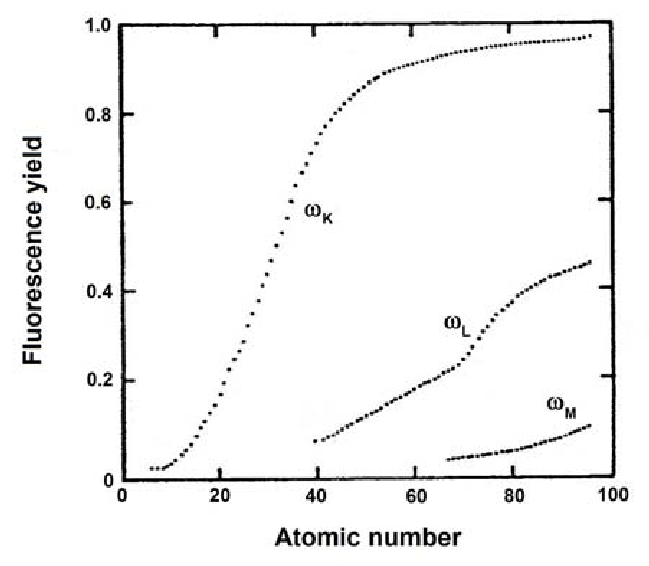
#> input picture Day3/images/fluorescenceYield3.png, 649 x 566 px
$ jupyter execute --allow-errors 1_Introduction_EDS.ipynb   (shell and % lines are left out)
#> lines starting #> are read from the running program, lines starting #| are printed output that depends on the picture
<font size = "5"> **Day 3: [Remote and Conventional Acquisition of Spectroscopic Data and ML-enabled analysisn](../MLSTEM2025.ipynb)** </font>

<hr style="height:1px;border-top:4px solid #FF8200" />

[Download](https://raw.githubusercontent.com/gduscher/MLSTEM2025//main/Day3/1_Introduction_EDS.ipynb)

[](
    https://colab.research.google.com/github/gduscher/MLSTEM2025/blob/main/Day3/1_Introduction_EDS.ipynb)

# Introduction to Energy-Dipserive X-Ray Spectroscopy
Lecturer: Gerd Duscher

part of the workshop of

<font size = "5"> **[Machine Learning in Scanning Transmission Electron Microscopy](../MLSTEM2025.ipynb)**</font>

**Day3: Energy Dispersive X-Ray Spectroscopy, Principal Component Analysis, and Non-
Negative Matrix Factorization**
<table style="margin-right:auto;margin-left:0px">
  <tr>
    <td>Gerd Duscher </td>
    <td>Sergei Kalinin</td>
  </tr>
  <tr>
    <td colspan="2"><center>Microscopy Facilities</td>
  </tr>

  <tr>
    <td colspan="2"><center>Materials Science & Engineering</td>
    <td></td>
  </tr>
  <tr>
    <td colspan="2"><center>Institute of Advanced Materials & Manufacturing</td>
  </tr>
  <tr>
    <td colspan="2"><center> The University of Tennessee, Knoxville</center> </td>
  </tr>
</table>

**May 2025**

## Overview
We explore all the different contributions to an EDS spectrum

This is a prerequisite for identifying and analyzing EDS spectra.

## Load packages
### Check for Newest Versions

## Load relevant python packages
### Check Installed Packages

[cell 1]
import sys
import importlib.metadata
def test_package(package_name):
    """Test if package exists and returns version or -1"""
    try:
        version = importlib.metadata.version(package_name)
    except importlib.metadata.PackageNotFoundError:
        version = '-1'
    return version

if test_package('pyTEMlib') < '0.2025.4.2':
    print('installing pyTEMlib')
    !{sys.executable} -m pip install  --upgrade pyTEMlib -q

print('done')

### Load the plotting and figure packages
Import the python packages that we will use:

Beside the basic numerical (numpy) and plotting (pylab of matplotlib) libraries,
* three dimensional plotting
and some libraries from the book
* kinematic scattering library.

[cell 2]
import matplotlib.pyplot as plt
import numpy as np
import sys
import os
if 'google.colab' in sys.modules:
    from google.colab import output
    from google.colab import drive
    output.enable_custom_widget_manager()

from pyTEMlib.xrpa_x_sections import x_sections
__notebook__ = '1-Introduction_X_Rays'
__notebook_version__ = '2023_01_22'

## Inelastic Scattering:

When a high energy electron collides with matter there are several process going on:

## Inelastic Scattering

After some time (femto seconds to minutes) this atoms falls back to the ground state and after a little while longer (femto seconds), the atom emits this energy either in form of photons (in the light and  X-ray spectrum)  or Auger electron.

### Inelastic Excitation
Energy is transfered to an atom in ground state and after a while (femto seconds) this atoms will change its electron levels and shell occupations and becomes an excited atom.

After some time (femto seconds to minutes) this atoms falls back to the ground state and after a little while longer (femto seconds), the atom emits this energy either in form of photons (in the light and  X-ray spectrum)  or Auger electron.

In an TEM and SEM there are quite a few inelastic signals available:
- Secondary electrons
- X-Rays
- Auger electrons
- Light (photons in visible range)

## X-Rays
Here we consider only X-Rays and Auger Electrons as those originate from competing processes:

The excited atom has two possibilities to return to the ground state:

We consider the energy before and after the relaxation process.
### X-Ray branch
The emitted photon has the energy of the energy gained in the relaxtion process. In the carbon atom case above, an electron from the 2p states relaxes to the *1s* state: from the L$_3$ to the K shell.

The energy difference of a  photon is the $E_K$ - $E_L$, which is well in the X-ray range.

*Please note that the transition from 2s to 1s is dipole forbidden and cannot occur.*

### Auger  branch
The emitted electron leaves behind an atom with a closed K shell ($-E_K$) and looses two 2p electrons ($+2 E_L$. This energy will be transfered to the Auger electron as kinetic energy $ E_{kin} = E_K-2E_L$

[cell 3]
##
E_K = 284 # in eV
E_L = 7   # in eV

print(f'X-ray photon has the energy {E_K-E_L} eV')
print(f'Auger electron has the kinetic energy {E_K-2* E_L} eV')

## Fluorescent Yield

The Auger and X-ray branches are not equally probable. In the carbon atom characteristic X-ray emission occurs at about 26% of the K-shell ionization.

The fraction that of the ionization that *yields* photons is called **fluorescent yield** $\omega$.

The fluorescent yield is strongly dependent on the atomic number [E.A. Preoteasa et al. 2012 – ISBN 978-1-61470-208-5]:

The fluorescent yield follows approximatively an equation  of the form:

$$ \omega = \frac{Z^4}{\alpha+Z^4} $$
with
- $Z$: atomic number
- $\alpha$: constant about 10$^6$ for K lines

[cell 4]
Z =  np.linspace(1,100,100)

alpha_K = 1e6
alpha_L = 6.5e7
alpha_M = 8*1e8#2.2e10
omega_K = Z**4/(alpha_K+Z**4)
omega_L = Z**4/(alpha_L+Z**4)
omega_M = Z**4/(alpha_M+Z**4)

plt.figure()
plt.plot(Z,omega_K, label='K')
plt.plot(Z,omega_L, label='L')
plt.plot(Z,omega_M, label='M')
plt.legend()
plt.xlabel('atomic number Z')
plt.ylabel('fluorescent yield $\omega$ [photons/ionization]')
plt.axhline(y=0., color='gray', linewidth=0.5);

## uncomment lines below for log scale
# plt.gca().set_yscale('log')
# plt.ylim(1e-4, 0.9)
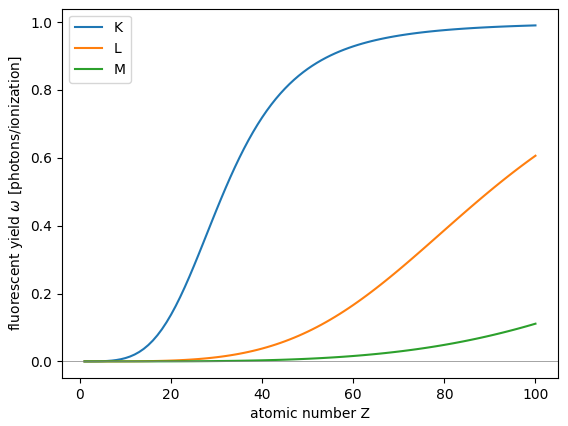
#> figure drawn by matplotlib, 1 panel; curve peaks at x = 100, y = 0.99; curve peaks at x = 100, y = 0.606; curve peaks at x = 100, y = 0.111

### Comparison

The data and formula agree quite well given the simplicty of the model.

[cell 5]
fname = './images/fluorescenceYield3.png'
im = plt.imread(fname)
#> im is the input picture: shape (566, 649, 4) float32; mean R, G, B, A 0.958, 0.958, 0.958, 1
Z =  np.linspace(1,100,100)

alpha_K = .9e6
alpha_L = 6.e7
alpha_M = 6*1e8#2.2e10
omega_K = Z**4/(alpha_K+Z**4)
omega_L = Z**4/(alpha_L+Z**4)
omega_M = Z**4/(alpha_M+Z**4)


plt.figure()

plt.imshow(im, cmap = 'gray', extent = (-25, 107,-.195,1.056))
plt.plot(Z,omega_K, label='K')
plt.plot(Z,omega_L, label='L')
plt.plot(Z,omega_M, label='M')
plt.legend()

plt.gca().set_aspect('auto')
#plt.axhline(y=0., color='gray', linewidth=0.5);
#plt.axhline(y=1., color='gray', linewidth=0.5);
#plt.axvline(x=0., color='gray', linewidth=0.5);
#plt.axvline(x=100., color='gray', linewidth=0.5);
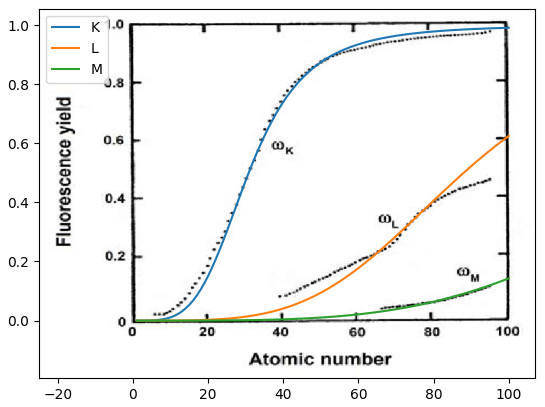
#> figure drawn by matplotlib, 1 panel

## Energy Dispersive Spectrum

An energy dispersive X-ray spectrum (EDS)contains two different parts:
- [Characteristic X-ray peaks](./CH4_14-Characteristic_X_Rays.ipynb)
- [Bremsstrahlung](./CH4_13-Bremsstrahlung.ipynb)


The Bremsstrahlung causes the background the characteristic X-ray peaks are sitting on.

## Bremsstrahlung
The Bremsstrahlung causes the background the characteristic X-ray peaks are sitting on.

Because of the repulsion a fast electron by the negative electron cloud in a solid. such an electron will be de-accelerated or deflected. Any acceleration (negative or positive) is related with a photon (possibly only as an exchagne particle which is the basis of Quantum Eletrodynamics).

The energy loss in the braking of an electron will cause the emission of Bremsstrahlung (braking radiation). The energy of the photon of this electromagnetic radiation is directly the photon energy.

Thus the Bremsstrahlung spans the energies from the incident electron's energy down to a practical limit of about 100eV. The Bremsstrahlung is therefore sometimes refered to as X-ray continuum.

The Bremsstrahlung is anoistropic, peaked in the forwad direction of the incident electron.

[cell 6]
Z = 26
E_0 = 10 # keV

K = -4000
I = 1

E = energy_scale = np.linspace(.1,30,2048) #in keV
N_E = I*K*Z*(E-E_0)/E

Z2 = 58
E_02 = 100 # keV
N_E2 = I*K*Z2*(E-E_02)/E

plt.figure()
plt.plot(energy_scale, N_E, label= f'Fe: {E_0} keV');
plt.plot(energy_scale, N_E2, label= f'Ce: {E_02} keV');
plt.axhline(y=0., color='gray', linestyle='-', linewidth = 0.5)
plt.ylim( -1e5, 1e7)
plt.legend();
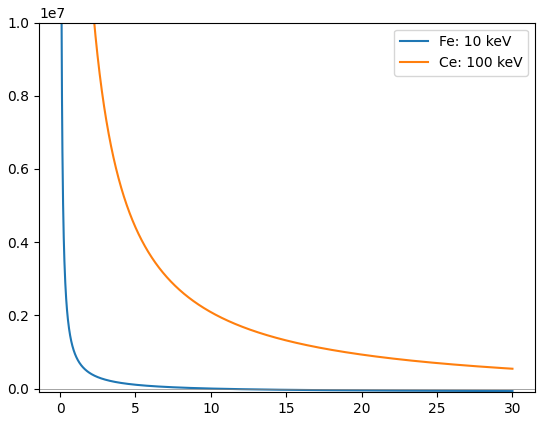
#> figure drawn by matplotlib, 1 panel; curve peaks at x = 0.1, y = 10296000; curve peaks at x = 0.1, y = 231768000

### Bremsstrahlung and EDS Background

At low energies,  this background above does not look anything like the background we obtain in the EDS spectrum.

This is due to the  response of the EDS detector system

.

## Detector Efficiency
### Photoabsorption
If we only look at the crystal we see that we have a contact and the Silicon crystal. However there is also a thin deadlayer on the top of the crystal that will absorb X-rays without detecting it.
We will talk more about detectors in the **EDS resolution section**

Detection and wekening of the signal through absorption are both governed by photoabsorption cross section.

The mass absorption coefficiencts  $ \mu/ \rho$ (a function of energy) are taken from the [Mass Absorption Coefficients from NIST](https://physics.nist.gov/PhysRefData/FFast/html/form.html)

Select the element and as *Type of Data* select **Mass Photoabsorption Coefficient (cm^2/g)**

I collected all the data in a pickled dictionary which we open below and then test the content.

[cell 7]
shell_occupancy={'K1':2, 'L1':2, 'L2':2, 'L3':4, 'M1':2, 'M2':2, 'M3':4,'M4':4,'M5':6,
                        'N1':2, 'N2':2,' N3':4,'N4':4,'N5':6, 'N6':6,'N7':8,
                        'O1':2, 'O2':2,' O3':4,'O4':4,'O5':6, 'O6':6,'O7':8, 'O8':8, 'O9': 10 }

Z = 14
print(f"Edges of {x_sections[str(Z)]['name']}:")
for key in x_sections[str(Z)]:
    if key in shell_occupancy.keys():
      print(f"{key:3s}:  {x_sections[str(Z)][key]['onset']/1e3:.3f} keV")
plt.figure()
plt.plot( x_sections[str(Z)]['ene']/1000., x_sections[str(Z)]['dat']/x_sections[str(Z)]['photoabs_to_sigma']/1e10*0.1)
#> (this line was passed over: pyTEMlib is not available in this run)
plt.xlim(0,3)

plt.ylim(0,1.2e4)

plt.xlabel('energy [keV]')
plt.ylabel('$\mu$ [m$^2$/kg]')
plt.title('Silicon Photoabsorption Cross-Section')
plt.tight_layout();

### Absorption
Absorption probability $P(E)$ is related t the mass aborption coefficient  with:

$$ P(E) = I/I_0 =\exp\left[ -(\mu/\rho) * \rho * t\right] = \exp\left[ -\mu* t\right]$$

with
- $I_0$: initial intensity of X-rays
- $I$:  intensity of X-rays after going through thickness $t$
- $\rho$: density of material

### Detector

The detector response $P_D$ is given by Small et al. as:
Here, we assume the contact to be Al and the dead layer is of course Si like the detector crystal:

$$ \Large
\begin{align}
P_D = &(\exp(\mu_{Al}(E) *t_{Al} *\rho_{Al})) * (\exp(\mu_{Si}(E) *t_{dead layer} *\varrho_{Si} )) \\
&\times (1- \exp(\mu_{Si}(E) *t_{detector} *\varrho_{Si} ))
\end{align} $$

[cell 8]
from scipy.interpolate import interp1d
import scipy.constants as const


## layer thicknesses of commen materials in EDS detectors in m
nickelLayer = 0.* 1e-9 # in m
alLayer = 30 *1e-9    # in m
goldLayer = 0.* 1e-9   # in m
deadLayer = 100 *1e-9  # in m
detector_thickness = 45 * 1e-3  # in m

area = 30 * 1e-6 #in m2
oo4pi = 1.0 # / (4.0 * np.pi)* np.radians(10)*2

#We make a linear energy scale
energy_scale = np.linspace(.1,60,1199)*1000


## interpolate mass absorption coefficient to our energy scale
#> (the rest of this cell did not finish here and is left out)

### Effective Background

[cell 9]
Z = 26
E_0 = 30 # keV

Z2 = 26
E_02 = 10


K = -4000
I = 1
E = energy_scale/1000 #= np.linspace(.1,30,2048) #in keV

N_E = I*K*Z*(E-E_0)/E
N_E2 = I*K*Z2*(E-E_02)/E

plt.figure()
plt.plot(energy_scale/1000, N_E, '--', color = 'blue');
#> (the rest of this cell did not finish here and is left out)

### Now we put all of that together

and make a function:

The input is in the form of a dictionary.

We note that we have several layers that reduce the efficiency and that the thickness of the detector crystal itself has to be chosen appropriatly by the manufacturer.

[cell 10]
energy_scale = np.linspace(.1,60,1199)*1000

tags = {}

tags['acceleration_voltage_V'] = 30000

tags['detector'] ={}
tags['detector']['layers'] ={}

## layer thicknesses of commen materials in EDS detectors in m
tags['detector']['layers']['alLayer'] = {}
tags['detector']['layers']['alLayer']['thickness'] = 30 *1e-9    # in m
tags['detector']['layers']['alLayer']['Z'] = 13

tags['detector']['layers']['deadLayer'] = {}
tags['detector']['layers']['deadLayer']['thickness'] =  100 *1e-9  # in m
tags['detector']['layers']['deadLayer']['Z'] = 14

tags['detector']['layers']['window'] = {}
tags['detector']['layers']['window']['thickness'] =  0.0 *1e-9  # in m
tags['detector']['layers']['window']['Z'] = 6

tags['detector']['detector'] = {}
tags['detector']['detector']['thickness'] = 45 * 1e-3  # in m
tags['detector']['detector']['Z'] = 14
tags['detector']['detector']['area'] = 30 * 1e-6 #in m2
## interpolate mass absorption coefficient to our energy scale


def detector_response(detector_definition,energy_scale):
    response = np.ones(len(energy_scale))
    for key in detector_definition['layers']:
        Z = detector_definition['layers'][key]['Z']
        t = detector_definition['layers'][key]['thickness']
        photoabsorption = x_sections[str(Z)]['dat']/1e10/x_sections[str(Z)]['photoabs_to_sigma']
        lin = interp1d(x_sections[str(Z)]['ene'], photoabsorption,kind='linear')
        mu = lin(energy_scale) * x_sections[str(Z)]['nominal_density']*100. #1/cm -> 1/m

        absorption = np.exp(-mu * t)
        response = response*absorption
    Z = detector_definition['detector']['Z']
    t = detector_definition['detector']['thickness']
    photoabsorption = x_sections[str(Z)]['dat']/1e10/x_sections[str(Z)]['photoabs_to_sigma']
    lin = interp1d(x_sections[str(Z)]['ene'], photoabsorption,kind='linear')
    mu = lin(energy_scale) * x_sections[str(Z)]['nominal_density']*100. #1/cm -> 1/m
    response = response*(1.0 - np.exp(-mu * t))# * oo4pi;
    return(response)


p = [10, 26, 10]

def EDS_Background(p,tags,energy_scale):
    E_0= tags['acceleration_voltage_V']

    detector_efficiency = detector_response(tags['detector'],energy_scale)
    E = energy_scale
    N = detector_efficiency * (p[0] + p[1]*(E_0-E)/E + p[2]*(E_0-E)**2/E)
    return N

#> (the rest of this cell did not finish here and is left out)

## Characteristic X-Ray Peaks
### X-Ray Families
The case is not always as simple as in the case of the carbon atom in the [Introduction](CH4_12-Introduction_X_Rays.ipynb#X-Rays)

As the atomic number $Z$ increases the number of electrons in the respective energy states increases. With increasing complexity of the shell structure more options for relaxtions are available with different probabilities.

For example a Na atom which has an M-shell The 1s state can be filled by an L- or an M-shell, producing two different characteristic X-rays:

- K-L$_{2,3} ($K\alpha$): $E_X = $E_K- E_L$ = 104 eV
- K-M$_{2,3} ($K\beta$): $E_X = $E_K- E_M$ = 1071 eV

For heavier atoms than sodium more options exist:

### X-ray Nomenclature

Two systems are in use for naming characteristic X-ray lines.

The oldest one is the Siegbahn system in wich first the shell where the  ionization occured is listed and then a greek letter that suggests the order of their families by their **relative intensity** ($\alpha>\beta>\gamma>\eta>\zeta$).

For closely related memebers of a family additionally numebrs are attched such as $L \beta_1$.

While most commercial software still uses the Siegbahn system the [International Union of Pure and Applied Chemistry (IUPAC)](https://old.iupac.org/publications/pac/1991/pdf/6305x0735.pdf) has officially changed the system to a protocol that first dentoes the subshell were the ionization occured and followed with the term that indicates from which subshell the relaxation originates.

So $K\alpha_1$ is replaced by $K-L_3$.

|Siegbahn|  -----IUPAC-----   |Siegbahn| -----IUPAC-----  |Siegbahn|  -----IUPAC-----  |
|--------| -------------- |--------| ------------ |--------| ------------- |
| $K\alpha_1$| $K-L_3$    |$L\alpha_1$| $L_3-M_5$   |$M\alpha_1$| $M_5-N_7$|
| $K\alpha_2$| $K-L_2$    |$L\alpha_2$| $L_3-M_4$   |$M\alpha_2$| $M_5-N_6$|
| $K\beta_1$| $K-M_3$     |$L\beta_1$ | $L_2-M_4$   |$M\beta$    | $M_4-N_6$|
| $K\beta_2$| $K-N_{2,3}$ |$L\beta_2$ | $L_3-N_5$   |$M\gamma$   | $M_3-N_5$|
|           |             |$L\beta_3$ | $L_1-M_3$   |$M\zeta$     | $M_{4,5}-N_{2,3}$|
|           |             |$L\beta_4$ | $L_1-M_2$   |            | $M_3-N_1$|
|           |             |$L\gamma_1$| $L_2-N_4$   |            | $M_2-N_1$|
|           |             |$L\gamma_2$| $L_1-N_2$   |            | $M_3-N_{4,5}$|
|           |             |$L\gamma_3$| $L_1-N_3$   |            | $M_3-O_1$|
|           |             |$L\gamma_4$| $L_1-O_4$   |            | $M_3-O_{4,5}$|
|           |             |$L\zeta$   | $L_2-M_1$   |            | $M_2-N_4$|
|           |             |$L\iota$    | $L_3-M_1$   |            ||

### X-ray Weight of Lines

Within the excitation probaility of the characteristic X-ray lines are not equal.

For sodium (see above for energies),
the ratio of $K-L_{2,3}$ to $K-M$ is approximatively 150: 1.

This ratios between the lines are a strong function of the atomic number $Z$.

We load the data of the X-Ray lines from data from [NIST](https://www.nist.gov/), the line weights are taken from the Program [DTSA-II](https://www.cstl.nist.gov/div837/837.02/epq/dtsa2/index.html), which is the quasi-standard in EDS analysis.

[cell 11]
K_M5 = []
ele_K_M5 = []
L3_M1 = []
ele_M3_M1 = []
L1_N3 = []
ele_L1_N3 = []
L3_N5 =[]
ele_L3_N5 = []
L2_M4 = []
ele_L2_M4 = []
for element in range(5,82):
    if 'K-M5' in x_sections[str(element)]['lines']:
        K_M5.append(x_sections[str(element)]['lines']['K-M5']['weight']/x_sections[str(element)]['lines']['K-L3']['weight'])
        ele_K_M5.append(element)
    if 'L3-M5' in x_sections[str(element)]['lines']:

        if 'L3-M1' in x_sections[str(element)]['lines']:
            L3_M1.append(x_sections[str(element)]['lines']['L3-M1']['weight']/x_sections[str(element)]['lines']['L3-M5']['weight'])
            ele_M3_M1.append(element)

        if 'L1-N3' in x_sections[str(element)]['lines']:
            L1_N3.append(x_sections[str(element)]['lines']['L1-N3']['weight']/x_sections[str(element)]['lines']['L3-M5']['weight'])
            ele_L1_N3.append(element)

        if 'L3-N5' in x_sections[str(element)]['lines']:
            L3_N5.append(x_sections[str(element)]['lines']['L3-N5']['weight']/x_sections[str(element)]['lines']['L3-M5']['weight'])
            ele_L3_N5.append(element)

        if 'L2-M4' in x_sections[str(element)]['lines']:
            L2_M4.append(x_sections[str(element)]['lines']['L2-M4']['weight']/x_sections[str(element)]['lines']['L3-M5']['weight'])
            ele_L2_M4.append(element)

ele = np.linspace(1,94,94)

plt.figure()
plt.plot(ele_K_M5 ,K_M5, label = 'K-M$_3$ / K-L$_3$')
plt.plot(ele_M3_M1,L3_M1, label = 'L$_3$-M$_1$ / L$_3$-M$_5$')
plt.plot(ele_L1_N3,L1_N3, label = 'L$_1$-N$_3$ / L$_3$-M$_5$')
plt.plot(ele_L3_N5,L3_N5, label = 'L$_3$-N$_5$ / L$_3$-M$_5$')
plt.plot(ele_L2_M4,L2_M4, label = 'L$_2$-M$_4$ / L$_3$-M$_5$')
plt.ylabel('')
plt.gca().set_yscale('log')
plt.xlabel('atomic number')
plt.ylabel('relative weights of lines')

plt.legend();
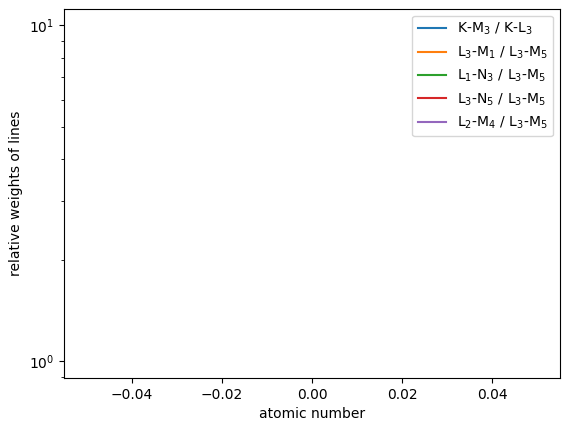
#> figure drawn by matplotlib, 1 panel

### Characteristic X-ray Intensity

The cross section $Q_I$ (probability of excitation expressed as area) of an isolated atom ejecting an electron bound with energy $E_c$ (keV) by an electron with energy $E$ (keV) is:

$$Q_I \left(\frac{ionizations}{e^- (atoms/cm^2)} \right) =  6.51 \times 10^{-20} \left[ \frac{n_s b_s}{E E_c}\right]\log_e (c_s E / E_c) $$

where:
- $n_s$: number of electrons in shell or subshell $s$
- $b_s$, $c_s$: constants for a given shell $s$
- $E$: energy of the exciting electron
- $E_𝑐$: Critical ionization energy

For example for a K shell (Powell 1979): $n_K = 2$, $b_K = 0.35$, and $c_k = 1$

For silion the characteristic energy or binding energy for the K shell: $E_c = 1.838$ keV

The relationship between energy of the exciting electron and critical energy is important and is expressed as **overvoltage** $U$:
$$U =\frac{E}{E_c}$$

The overvoltage of the primary electron with energy $E_0$ is expressed as:
$$ U_0 =\frac{E_0}{E_c}$$

We can express the cross section with the overvoltage:

$$Q_I  =  6.51 \times 10^{-20} \left[ \frac{n_s b_s}{U E_c^2}\right]\log_e (c_s U) $$

[cell 12]
n_K = 2.0
b_K = 0.35
c_K = 1.0

# Silicon
E_c_Si = 1.838
# Iron
E_c_Fe = 6.401

E = np.linspace(0,30,2048)+0.05
U = E/E_c_Si

Q_Si = 6.51*1e-20*n_K*b_K/(U * E_c_Si**2)* np.log(c_K * U)
U = E/E_c_Fe
Q_Fe = 6.51*1e-20*n_K*b_K/(U * E_c_Fe**2)* np.log(c_K * U)
plt.figure()
plt.plot(E,Q_Si, label ='Si')
plt.plot(E,Q_Fe, label ='Fe')

plt.ylim(0.,Q_Si.max()*1.1)
plt.xlabel('excitation energy (keV)')
plt.ylabel('Q (inizations/[e$^-$ (atoms /cm$^2$)])')
plt.legend();
#> (the rest of the program and of its run is left out)
